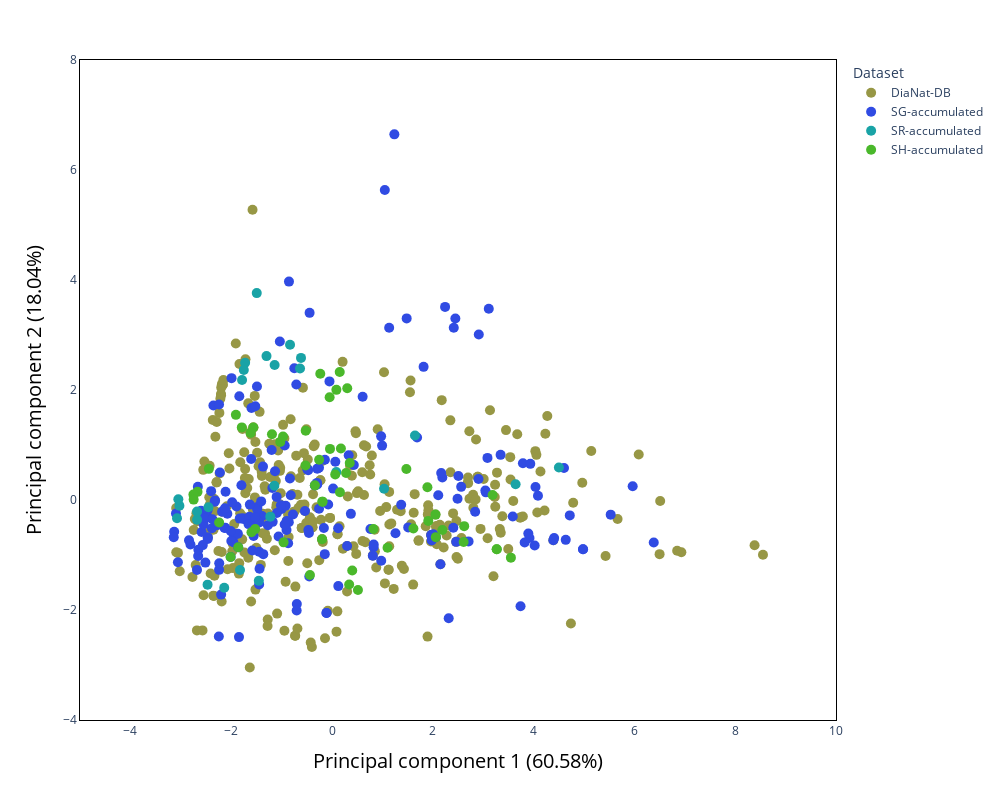

Write notebook code for a chart like this one.
### Markdown cell above
### **4. Interactive PCA scatter**
Points are colored by dataset. Hover to see ID. Axis titles include the actual explained variance.

### Code cell
### Color dataset values
COLOR_MAP = {
    'DiaNat-DB': "#979745",
    'SH-accumulated': "#4AB82B",
    'SG-accumulated': "#304be3",
    'SR-accumulated': "#19a3a6"
            }

# Stable order for legend and colors
DATASET_ORDER = ['DiaNat-DB', 'SH-accumulated', 'SG-accumulated', 'SR-accumulated']
pca_3d_df[COL_DATASET] = pd.Categorical(pca_3d_df[COL_DATASET], categories=DATASET_ORDER, ordered=True)

### Interactive Plotly PCA scatter
fig_pca = px.scatter(
    pca_3d_df, x='PC1', y='PC2',
    color=COL_DATASET,
    color_discrete_map=COLOR_MAP,
    title=False,
    hover_data=[COL_ID],
    width=1000,
    height=800)

### Improve layout and axis titles with dynamic variance
fig_pca.update_traces(marker=dict(size=10))
fig_pca.update_layout(
    xaxis=dict(showgrid=False, showline=True, linewidth=1, linecolor='black', mirror=True),
    yaxis=dict(showgrid=False, showline=True, linewidth=1, linecolor='black', mirror=True),
    plot_bgcolor='white', paper_bgcolor='white',
    legend_title_text="Dataset", showlegend=True
)
fig_pca.update_xaxes(
    title_text=f"Principal component 1 ({exp_var[0]*100:.2f}%)", range=[-5, 10],
    title_font=dict(size=20, color= "black")
)
fig_pca.update_yaxes(
    title_text=f"Principal component 2 ({exp_var[1]*100:.2f}%)", range=[-4, 8],
    title_font=dict(size=20, color= "black")
)

### Save the static PNG
png_all = OUTPUT_DIR/"sidas_dianat_pca_all.png"
pio.write_image(fig_pca, str(png_all), width=1000, height=800, scale=3)
print(f"Saved: {png_all}")
fig_pca.show()

### Figure 1 — Plotly figure (JSON) as saved in the notebook; plotly's stock layout.template omitted (floating-point values rounded to 4 significant figures; data arrays with more than 128 entries replaced by an {"elided": "..."} marker saying what was removed)
{"data": [{"customdata": {"elided": "336x1 str values"}, "hovertemplate": "DATASET=DiaNat-DB<br>PC1=%{x}<br>PC2=%{y}<br>ID=%{customdata[0]}<extra></extra>", "legendgroup": "DiaNat-DB", "marker": {"color": "#979745", "size": 10, "symbol": "circle"}, "mode": "markers", "name": "DiaNat-DB", "orientation": "v", "showlegend": true, "type": "scatter", "x": {"elided": "336 float values"}, "xaxis": "x", "y": {"elided": "336 float values"}, "yaxis": "y"}, {"customdata": {"elided": "196x1 str values"}, "hovertemplate": "DATASET=SG-accumulated<br>PC1=%{x}<br>PC2=%{y}<br>ID=%{customdata[0]}<extra></extra>", "legendgroup": "SG-accumulated", "marker": {"color": "#304be3", "size": 10, "symbol": "circle"}, "mode": "markers", "name": "SG-accumulated", "orientation": "v", "showlegend": true, "type": "scatter", "x": {"elided": "196 float values"}, "xaxis": "x", "y": {"elided": "196 float values"}, "yaxis": "y"}, {"customdata": [["5204"], ["442849"], ["21120946"], ["1054"], ["162912427"], ["162962930"], ["12303930"], ["162969771"], ["162961650"], ["16093748"], ["57006309"], ["7146"], ["444899"], ["10416"], ["112720"], ["163189932"], ["6734"], ["3084463"], ["5280934"], ["136085678"], ["8215"], ["9561835"], ["16441"], ["14091"], ["134781708"], ["15645217"]], "hovertemplate": "DATASET=SR-accumulated<br>PC1=%{x}<br>PC2=%{y}<br>ID=%{customdata[0]}<extra></extra>", "legendgroup": "SR-accumulated", "marker": {"color": "#19a3a6", "size": 10, "symbol": "circle"}, "mode": "markers", "name": "SR-accumulated", "orientation": "v", "showlegend": true, "type": "scatter", "x": [-1.144, -1.825, -0.615, -1.452, 3.643, -1.224, 1.033, 4.502, 0.08474, 1.647, -2.451, -2.677, -1.724, -1.749, -2.138, -1.299, -3.075, -0.6342, -1.785, -2.469, -1.493, -1.138, -2.677, -3.028, -0.8324, -3.049], "xaxis": "x", "y": [0.2576, -1.272, 2.584, -1.47, 0.2872, -0.3029, 0.2054, 0.5898, 0.5092, 1.171, -0.1318, -0.3605, 2.496, 2.365, -1.597, 2.616, -0.3321, 2.391, 2.18, -1.539, 3.762, 2.453, -0.2112, -0.1034, 2.822, 0.01464], "yaxis": "y"}, {"customdata": [["11060391"], ["338"], ["439944"], ["45273405"], ["12313704"], ["5491693"], ["133551"], ["25021697"], ["100967916"], ["90657201"], ["162999405"], ["10023166"], ["123908"], ["10603919"], ["286498"], ["5274626"], ["15767724"], ["5281119"], ["163106470"], ["163189360"], ["9930500"], ["14887607"], ["5490334"], ["14055737"], ["73207"], ["638014"], ["22236717"], ["15559735"], ["5487855"], ["6436348"], ["5319474"], ["163020497"], ["44178847"], ["162887874"], ["65064"], ["44566911"], ["73193"], ["5281702"], ["5281676"], ["44260032"], ["1742210"], ["1203"], ["101607227"], ["162957786"], ["19309"], ["62465"], ["24796850"], ["101248984"], ["11167374"], ["2371"], ["10494"], ["107876"], ["19844"], ["14707301"]], "hovertemplate": "DATASET=SH-accumulated<br>PC1=%{x}<br>PC2=%{y}<br>ID=%{customdata[0]}<extra></extra>", "legendgroup": "SH-accumulated", "marker": {"color": "#4AB82B", "size": 10, "symbol": "circle"}, "mode": "markers", "name": "SH-accumulated", "orientation": "v", "showlegend": true, "type": "scatter", "x": [0.3522, -1.86, 0.5151, -0.5221, -1.789, 2.06, -0.2325, 0.3406, 0.1533, 1.911, 1.893, 0.8211, 0.4014, 0.0871, 0.2791, -0.04697, 0.3026, -1.907, 3.268, -0.9608, -0.4376, 2.623, 3.268, 0.06363, -0.3388, -2.668, -2.444, 1.102, -0.1895, -2.75, -1.525, 3.55, -1.191, 2.612, 2.053, 2.19, -0.5254, -0.1895, 0.1578, 1.615, -2.745, -0.1969, -0.255, 1.476, -2.011, -2.239, 0.1768, -0.03969, -1.026, -1.561, -1.615, 3.186, -1.598, -0.9718], "xaxis": "x", "y": [0.6733, -0.86, -1.636, 1.259, 1.32, -0.6756, 2.294, -1.536, 2.327, -0.3799, 0.2307, -0.5259, -1.281, 2.002, 0.4916, 1.868, 2.031, 1.548, -0.8952, -0.7703, -1.364, -0.4752, -0.8952, 0.4628, 0.2661, 0.1478, 0.566, -0.8695, -0.02966, 0.09785, -0.5288, -1.048, 1.194, -0.7644, -0.2659, -0.5457, 0.626, -0.02966, 0.1418, -0.5183, 0.007341, -0.713, 0.7319, 0.5644, -1.038, -0.4095, 0.9354, 0.929, 1.057, 1.319, 1.22, 0.09072, -0.5875, 1.156], "yaxis": "y"}], "layout": {"height": 800, "legend": {"title": {"text": "Dataset"}, "tracegroupgap": 0}, "margin": {"t": 60}, "paper_bgcolor": "white", "plot_bgcolor": "white", "showlegend": true, "width": 1000, "xaxis": {"anchor": "y", "domain": [0, 1], "linecolor": "black", "linewidth": 1, "mirror": true, "range": [-5, 10], "showgrid": false, "showline": true, "title": {"font": {"color": "black", "size": 20}, "text": "Principal component 1 (60.58%)"}}, "yaxis": {"anchor": "x", "domain": [0, 1], "linecolor": "black", "linewidth": 1, "mirror": true, "range": [-4, 8], "showgrid": false, "showline": true, "title": {"font": {"color": "black", "size": 20}, "text": "Principal component 2 (18.04%)"}}}}
